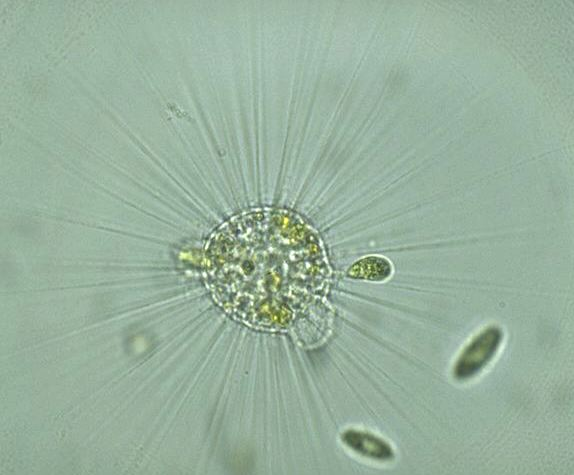
#> input picture Segmentation2/1/initial/Data/EMDS5_g01.png, 574 x 475 px, found by its file name
$ jupyter execute --allow-errors notebook.ipynb
#> lines starting #> are read from the running program, lines starting #| are printed output that depends on the picture; after the words box and inside, x2 and y2 are one past the last pixel; in counts of white or black regions, pixels touching at a corner belong together
<h1 align=center style="line-height:200%;font-family:vazir;color:#0099cc">
<font face="vazir" color="#0099cc">
قطعه کوچولوها
</font>
</h1>

<h2 align=right style="line-height:200%;font-family:vazir;color:#0099cc">
<font face="vazir" color="#0099cc">
مقدمه
</font>
</h2>

<p dir=rtl style="direction: rtl;text-align: right;line-height:200%;font-family:vazir;font-size:medium">
<font face="vazir" size=3>
در این تمرین قصد داریم تا میکروارگانیسم‌ها را قطعه‌بندی کنیم . شما برای انجام قطعه‌بندی می‌توانید از روش دلخواه خود استفاده کنید . در ادامه با مراحل کار آشنا خواهید شد.
</font>
</p>

[cell 1]
import numpy as np
import matplotlib.pyplot as plt
import cv2

<h2 align=right style="line-height:200%;font-family:vazir;color:#0099cc">
<font face="vazir" color="#0099cc">
مرحله اول: وارد کردن تصاویر
</font>
</h2>

<p dir=rtl style="direction: rtl;text-align: right;line-height:200%;font-family:vazir;font-size:medium">
<font face="vazir" size=3>
در این مرحله شما باید دو تصویر را وارد کنید. اینها تصاویری از دو میکروارگانیسم هستند که قصد داریم عملیات قطعه‌بندی را روی آنها انجام دهیم. این دو تصویر در پوشه داده تمرین قرار دارند. تصاویر عبارتند از:
    <br>
    Data/EMDS5_g01.png
    <br>
    Data/EMDS5_g02.png
</font>
</p>

[cell 2]
img1 = cv2.imread('Data/EMDS5_g01.png')
#> img1 is the input picture: shape (475, 574, 3); mean B, G, R 157.9, 177.5, 152.2
img2 = cv2.imread('Data/EMDS5_g02.png')
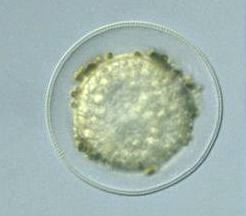
#> input picture Segmentation2/1/initial/Data/EMDS5_g02.png, 246 x 216 px, found by its file name
#> img2 is the input picture: shape (216, 246, 3); mean B, G, R 176.6, 183.1, 164.1

<h2 align=right style="line-height:200%;font-family:vazir;color:#0099cc">
<font face="vazir" color="#0099cc">
مرحله دوم: قطعه‌بندی
</font>
</h2>

<p dir=rtl style="direction: rtl;text-align: right;line-height:200%;font-family:vazir;font-size:medium">
<font face="vazir" size=3>
در این مرحله از یک تکنیک پیشرفته قطعه‌بندی استفاده کنید. هر دو تصویر را با استفاده از این تکنیک قطعه‌بندی کنید. شما در انتخاب الگوریتم قطعه‌بندی آزاد هستید و از هر روشی که با استفاده از آن نتیجه قطعه‌بندی شما با کیفیت‌تر خواهد بود، استفاده کنید.
</font>
</p>

<p dir=rtl style="direction: rtl;text-align: right;line-height:200%;font-family:vazir;font-size:medium">
<font face="vazir" size=3>
در این مرحله هر دو تصویر را قطعه‌بندی کنید. دقت کنید که حتما خروجی قطعه‌بندی خود در این مرحله را حتما به حوزه خاکستری انتقال دهید. در مراحل بعدی ما از تصاویر خاکستری استفاده خواهیم کرد.
</font>
</p>

[cell 3]
Z1 = img1.reshape((-1, 3))
Z1 = np.float32(Z1)

# Define the criteria for the kmeans algorithm
criteria = (cv2.TERM_CRITERIA_EPS + cv2.TERM_CRITERIA_MAX_ITER, 10, 1.0)

K = 100
ret1, label1, center1 = cv2.kmeans(Z1, K, None, criteria, 10, cv2.KMEANS_RANDOM_CENTERS)
#> ret1 = 2569763.2; center1 = 100 rows, first 8: [118.4, 139.4, 117.3], [112.1, 169.4, 149.3], [137.7, 144.4, 124.1], [89.95, 129.5, 109.7], [121.4, 147.6, 125.8], [130.9, 149.1, 125.5], [151.6, 158.6, 137.7], [143.6, 155.1, 133.2]
center1 = np.uint8(center1)
#> center1 = 100 rows, first 8: [118, 139, 117], [112, 169, 149], [137, 144, 124], [89, 129, 109], [121, 147, 125], [130, 149, 125], [151, 158, 137], [143, 155, 133]

# Reshape the result to the original image shape
res1 = center1[label1.flatten()]
res1 = res1.reshape((img1.shape))

# Convert the segmented image to grayscale
grayscale_res1 = cv2.cvtColor(res1, cv2.COLOR_BGR2GRAY)
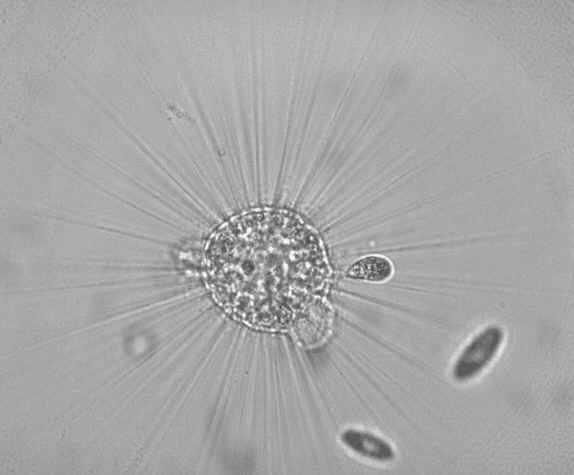
#> grayscale_res1: shape (475, 574); min 82, max 245, mean 167.3
plt.imshow(grayscale_res1)

[cell 4]
Z2 = img2.reshape((-1, 3))
Z2 = np.float32(Z2)

# Define the criteria for the kmeans algorithm
criteria = (cv2.TERM_CRITERIA_EPS + cv2.TERM_CRITERIA_MAX_ITER, 10, 1.0)

K = 100
ret2, label2, center2 = cv2.kmeans(Z2, K, None, criteria, 10, cv2.KMEANS_RANDOM_CENTERS)
#> ret2 = 1021394.6; center2 = 100 rows, first 8: [210.7, 213.4, 192.8], [223.1, 227.1, 206.1], [137.5, 138.5, 117.8], [123.1, 124.1, 103], [119.8, 150.7, 137.1], [159.6, 197.6, 185.8], [155.3, 150.3, 129.3], [149.5, 149.1, 128.3]
center2 = np.uint8(center2)
#> center2 = 100 rows, first 8: [210, 213, 192], [223, 227, 206], [137, 138, 117], [123, 124, 102], [119, 150, 137], [159, 197, 185], [155, 150, 129], [149, 149, 128]

# Reshape the result to the original image shape
res2 = center2[label2.flatten()]
res2 = res2.reshape((img2.shape))

# Convert the segmented image to grayscale
grayscale_res2 = cv2.cvtColor(res2, cv2.COLOR_BGR2GRAY)
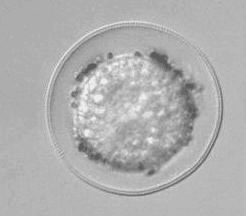
#> grayscale_res2: shape (216, 246); min 92, max 236, mean 176
plt.imshow(grayscale_res2)

<h2 align=right style="line-height:200%;font-family:vazir;color:#0099cc">
<font face="vazir" color="#0099cc">
مرحله سوم: تولید ماسک
</font>
</h2>

<p dir=rtl style="direction: rtl;text-align: right;line-height:200%;font-family:vazir;font-size:medium">
<font face="vazir" size=3>
    در این مرحله قصد داریم تا یک ماسک دودویی (ماسک سیاه و سفید) از تصاویر قطعه‌بندی شده مرحله قبل تولید کنیم. اینکار را می‌توان با استفاده از الگوریتم‌های قطعه‌بندی کلاسیک همانند (آستانه‌گذاری سراسری یا روش اتسو و...) انجام داد.هدف این مرحله این است که شی را از پیش‌زمینه جدا کند. دقت کنید که پیش‌زمینه حتما باید سیاه باشد و شی موجود در تصویر حتما باید سفید باشد.
</font>
</p>

[cell 5]
# Apply Otsu's thresholding to obtain a binary image
_, binary_res1 = cv2.threshold(grayscale_res1, 0, 255, cv2.THRESH_BINARY_INV | cv2.THRESH_OTSU)
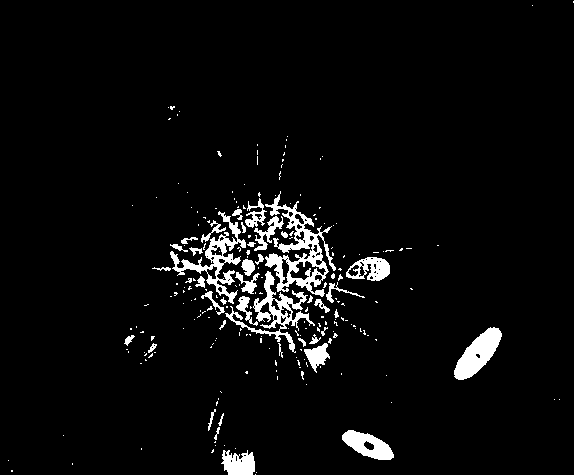
#> binary_res1: shape (475, 574); 4.6% white; 223 white regions (182 under 20 px), largest, box (x1, y1, x2, y2) and area: (265, 191, 336, 297) 2310, (225, 271, 315, 353) 1532, (170, 211, 246, 304) 1522
plt.imshow(binary_res1)

[cell 6]
# Apply Otsu's thresholding to obtain a binary image
_, binary_res2 = cv2.threshold(grayscale_res2, 0, 255, cv2.THRESH_BINARY_INV | cv2.THRESH_OTSU)
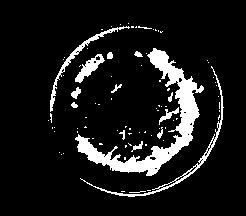
#> binary_res2: shape (216, 246); 9.9% white; 85 white regions (71 under 20 px), largest, box (x1, y1, x2, y2) and area: (75, 48, 204, 176) 3238, (80, 66, 224, 197) 621, (50, 26, 130, 112) 444
plt.imshow(binary_res2)

<h2 align=right style="line-height:200%;font-family:vazir;color:#0099cc">
<font face="vazir" color="#0099cc">
مرحله چهارم: ذخیره‌سازی
</font>
</h2>

<p dir=rtl style="direction: rtl;text-align: right;line-height:200%;font-family:vazir;font-size:medium">
<font face="vazir" size=3>
در این مرحله ماسک‌های سیاه و سفید تولیدشده در مراحل قبل را به نام‌های زیر ذخیره کنید. توجه کنید که تصاویر را در حوزه خاکستری ذخیره کنید.
        <br>
    EMDS5_g01_segmented.png
    <br>
    EMDS5_g02_segmented.png
</font>
</p>

[cell 7]
cv2.imwrite('EMDS5_g01_segmented.png', binary_res1)
cv2.imwrite('EMDS5_g02_segmented.png', binary_res2)
#> Out = True

<h2 align=right style="line-height:200%;font-family:vazir;color:#0099cc">
<font face="vazir" color="#0099cc">
مرحله پنجم: سلول جواب‌ساز
</font>
</h2>

<p dir=rtl style="direction: rtl;text-align: right;line-height:200%;font-family:vazir;font-size:medium">
<font face="vazir" size=3>
در مرحله آخر، بدون هیچ تغییری، این سلول را اجرا کنید تا پاسخ شما آماده شود.
</font>
</p>

[cell 8]
import zipfile

def compress(file_names):
    print("File Paths:")
    print(file_names)
    # Select the compression mode ZIP_DEFLATED for compression
    # or zipfile.ZIP_STORED to just store the file
    compression = zipfile.ZIP_DEFLATED
    # create the zip file first parameter path/name, second mode
    with zipfile.ZipFile("result.zip", mode="w") as zf:
        for file_name in file_names:
            # Add file to the zip file
            # first parameter file to zip, second filename in zip
            zf.write('./' + file_name, file_name, compress_type=compression)


file_names = ["notebook.ipynb", "EMDS5_g01_segmented.png", "EMDS5_g02_segmented.png"]
#> (the rest of this cell did not finish here and is left out)
